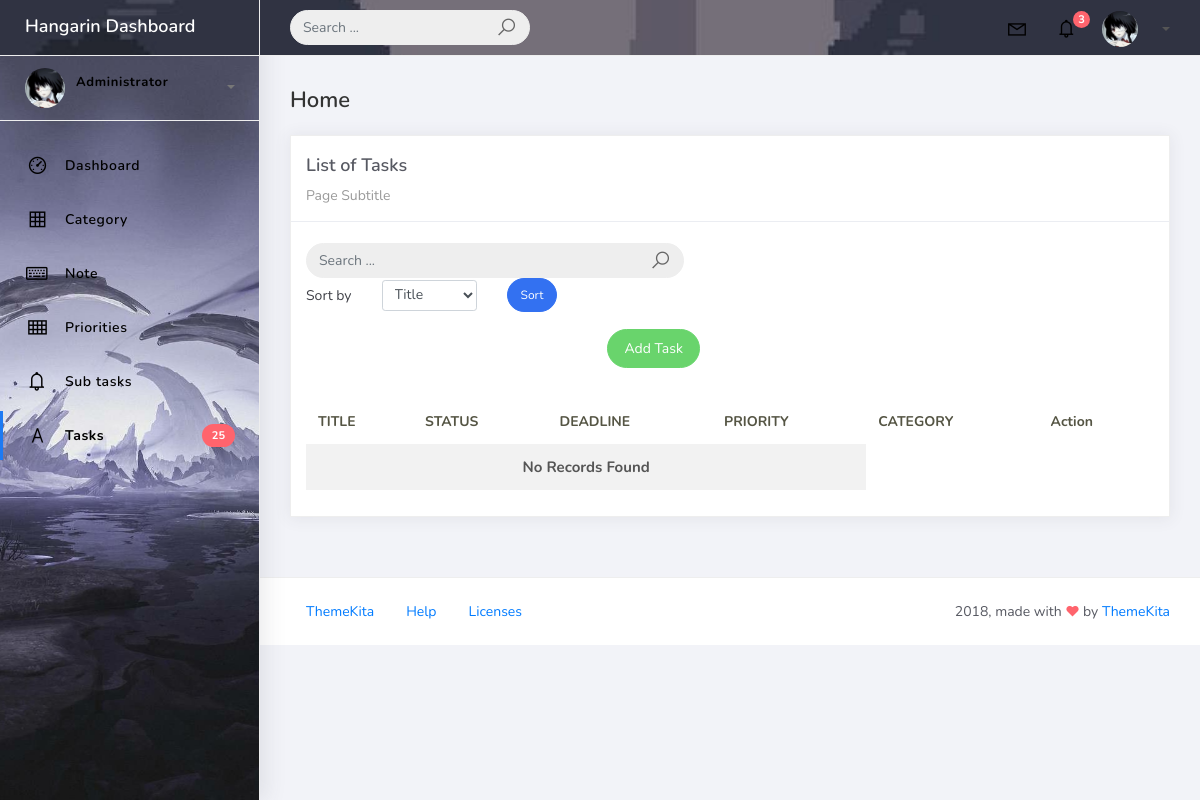
/task_list, run on an earlier commit of the app's database.
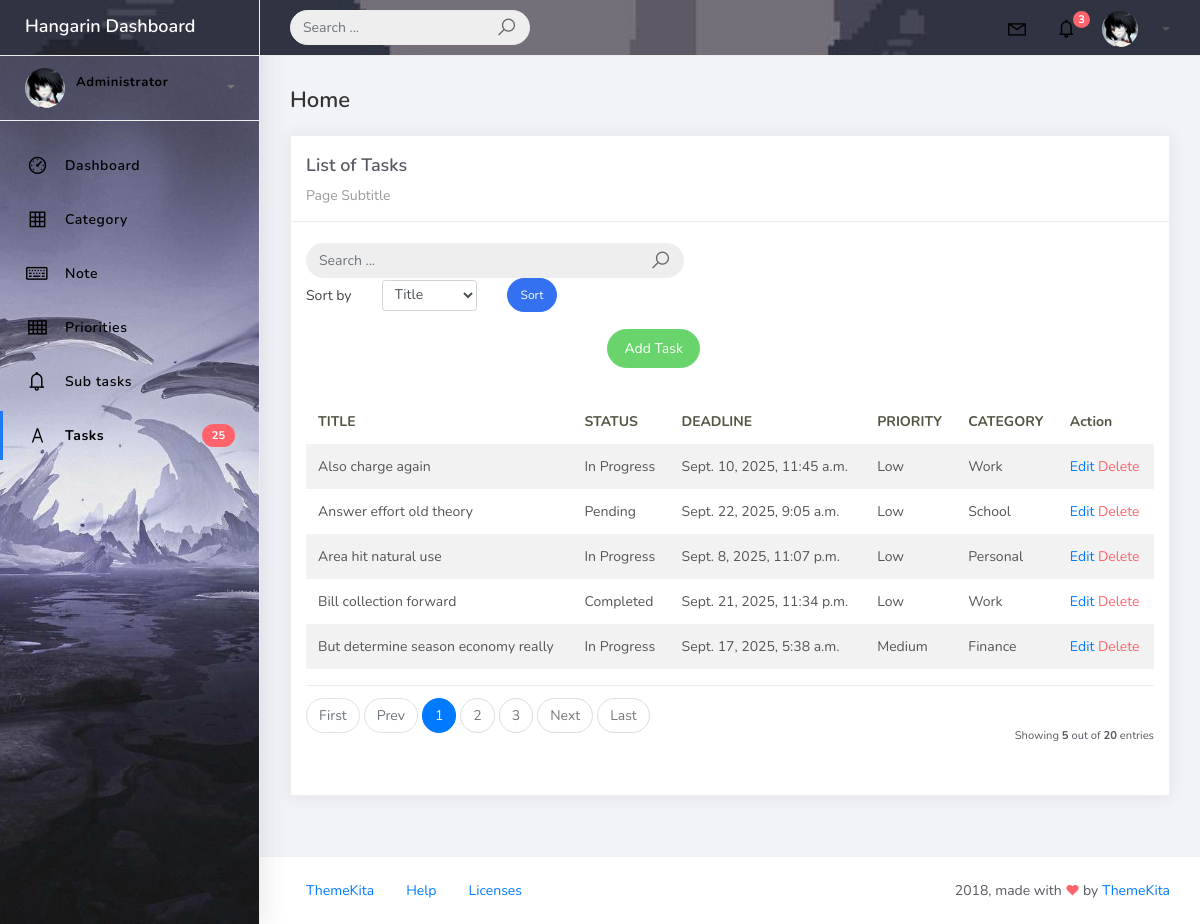
And on a later commit of the database.
### tasks/models.py (models this page shows, shortened)
class BaseModel(models.Model):
    created_at = models.DateTimeField(auto_now_add=True)
    updated_at = models.DateTimeField(auto_now=True)
    class Meta:
        abstract = True

class Task(BaseModel):
    STATUS_CHOICES = [
        ("Pending", "Pending"),
        ("In Progress", "In Progress"),
        ("Completed", "Completed"),
    ]
    title = models.CharField(max_length=200)
    description = models.TextField()
    status = models.CharField(max_length=50, choices=STATUS_CHOICES, default="Pending")
    deadline = models.DateTimeField()
    priority = models.ForeignKey(Priority, on_delete=models.CASCADE)
    category = models.ForeignKey(Category, on_delete=models.CASCADE)

class Priority(models.Model):
    name = models.CharField(max_length=100)
    class Meta:
        verbose_name = "Priority"
        verbose_name_plural = "Priorities"
    def __str__(self):
        return self.name

class Category(models.Model):
    name = models.CharField(max_length=100)
    class Meta:
        verbose_name = "Category"
        verbose_name_plural = "Categories"
    def __str__(self):
        return self.name

### tasks/views.py (the view, shortened to what this page needs)
# urls.py: path('task_list', TaskList.as_view(), name='task-list'),
class TaskList(ListView):
    model = Task
    context_object_name = 'task'
    template_name = 'task_list.html'
    paginate_by = 5
    def get_queryset(self):
        qs = super().get_queryset()
        query = self.request.GET.get('q')
        return qs
    def get_ordering(self):
        allowed = ["title", "deadline", "status"]
        sort_by = self.request.GET.get("sort_by")
        if sort_by in allowed:
            return sort_by
        return "title"

### templates/task_list.html (shortened to what this page needs)
{% extends 'base.html' %} {% load static %} {% block content %}
<div class="content">
  <div class="container-fluid">
    <h4 class="page-title">Home</h4>
    <div class="row">
      <div class="col-md-12">
        <div class="card">
          <div class="card-header">
            <div class="card-title">List of Tasks</div>
            <div class="card-category">Page Subtitle</div>
          </div>
          <br />
          <div class="col-md-12 row">
            <div class="col-md-6">
              <form class="navbar-left navbar-form nav-search mr-md-3" action="" method="get">
                <div class="input-group">
                  <input type="text" placeholder="Search ..." class="form-control" name="q" value="{{ request.GET.q }}" />
                  <div class="input-group-append">
                    <span class="input-group-text">
                      <i class="la la-search search-icon"></i>
                    </span>
                  </div>
                </div>
              </form>
            </div>
            <div class="col-md-12 mb-3 ms-4">
              <form method="get" class="row g-2 align-items-center">
                <div class="col-auto">
                  <label for="smallSelect" class="col-form-label">Sort by</label>
                </div>
                <div class="col-auto">
                  <select class="form-control form-control-sm" id="smallSelect" name="sort_by">
                    <option value="title" {% if request.GET.sort_by == "title" %}selected{% endif %}>
                      Title
                    </option>
                  </select>
                </div>
                <div class="col-auto">
                  <button type="submit" class="btn btn-primary btn-sm btn-rounded">Sort</button>
                </div>
              </form>
            </div>
            <div class="col-md-6">
              <div class="pull-right">
                <a href="{% url 'task-add' %}" class="btn btn-success btn-rounded">Add Task</a>
              </div>
            </div>
          </div>
          <div class="card-body">
            <table class="table table-striped mt-3">
              <thead>
                <tr>
                  <th scope="col">TITLE</th>
                  <th scope="col">STATUS</th>
                  <th scope="col">DEADLINE</th>
                  <th scope="col">PRIORITY</th>
                  <th scope="col">CATEGORY</th>
                  <th scope="col">Action</th>
                </tr>
              </thead>
              <tbody>
                {% for object in object_list %}
                <tr>
                  <td>{{ object.title }}</td>
                  <td>{{ object.status }}</td>
                  <td>{{ object.deadline }}</td>
                  <td>{{ object.priority }}</td>
                  <td>{{ object.category }}</td>
                  <td>
                    <a href="task_list/{{ object.id }}">Edit</a>
                    <a href="task_list/{{ object.id }}/delete" class="text-danger">Delete</a>
                  </td>
                </tr>
                {% empty %}
                <tr>
                  <td colspan="4" style="text-align: center">
                    <p class="text-sm font-weight-bold mb-0">No Records Found</p>
                  </td>
                </tr>
                {% endfor %}
              </tbody>
            </table>
            {% include 'includes/pagination.html' %}
          </div>
        </div>
      </div>
    </div>
  </div>
</div>
{% endblock %}

What changed in the data, as far as the page shows it:
added Task: title "Also charge again", status "In Progress", deadline "Sept. 10, 2025, 11:45 a.m.", priority "Low", category "Work"
added Task: title "Answer effort old theory", status "Pending", deadline "Sept. 22, 2025, 9:05 a.m.", priority "Low", category "School"
added Task: title "Area hit natural use", status "In Progress", deadline "Sept. 8, 2025, 11:07 p.m.", priority "Low", category "Personal"
added Task: title "Bill collection forward", status "Completed", deadline "Sept. 21, 2025, 11:34 p.m.", priority "Low", category "Work"
added Task: title "But determine season economy really", status "In Progress", deadline "Sept. 17, 2025, 5:38 a.m.", priority "Medium", category "Finance"
Also different on the page:
{{ object_list.count }}: (not shown) → "5"
{{ paginator.count }}: (not shown) → "20"
text no longer shown: "No Records Found"
text now shown: "First Prev Next Last Showing out of entries"
new list line: "1"
new list line: "2"
new list line: "3"
